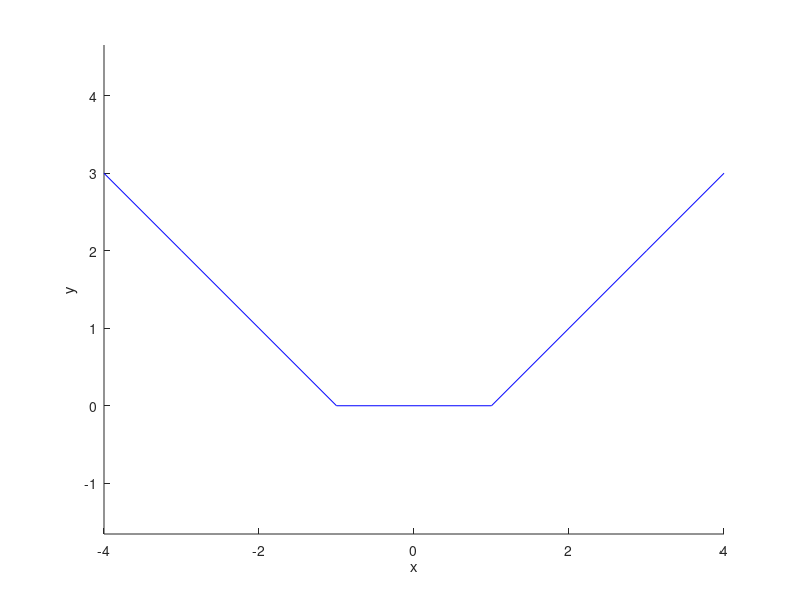

Recreate this plot in MATLAB.
function valueExample
	clc; clear;

	x = -4:4;
	y = [];
	for xi = x; y = [y evaluate(xi)]; end

	hold on;
	axis equal;

	plot(x, y, '-b');
	ylabel('y');
	xlabel('x');

	function y = evaluate(x)
		i = 2;
		if (x < -1) i = 1; end
		if (x > 1)  i = 3; end

		c = [-1, 0, -1];
		m = [-1, 0, 1];

		y = c(i) + m(i)*x;
	end
end

